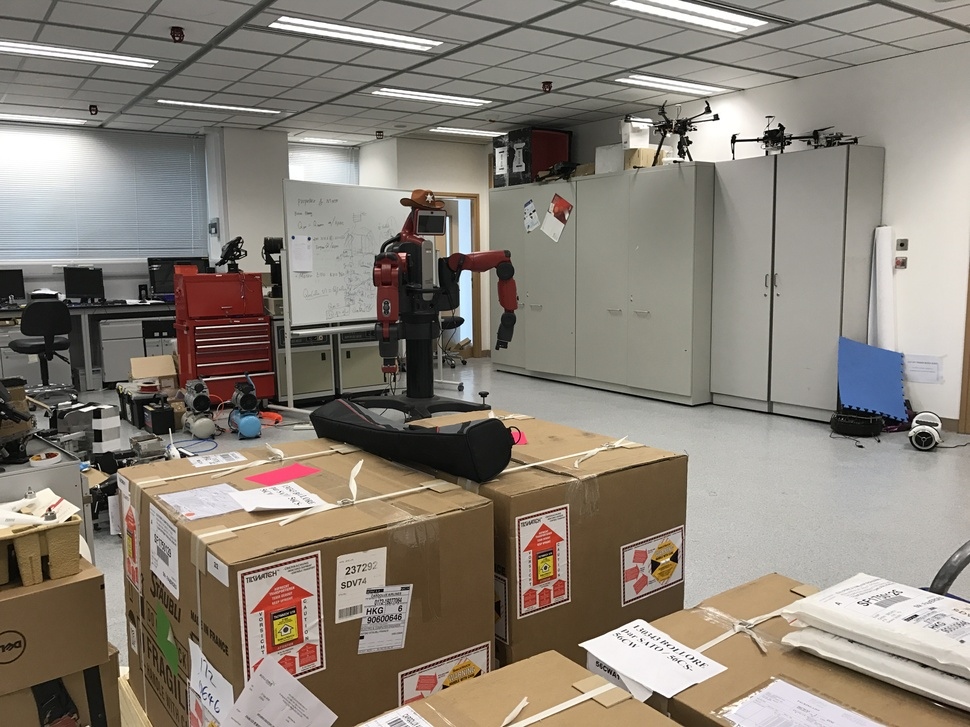
%> input picture 2D image transforms/panorama/_m.JPG, 970 x 727 px, shrunk from 4032 x 3024 before the run
$ octave lab_panorama.m   (GNU Octave 9; MATLAB toolbox functions it lacks are replaced by stand-ins)
%> lines starting %> are read from the running program, lines starting %| are printed output that depends on the picture
I2 = imread('_m.jpg');
%> I2 is the input picture: size 727x970x3 uint8; mean R, G, B 138, 129.9, 119.7
I2 = rgb2gray(I2);
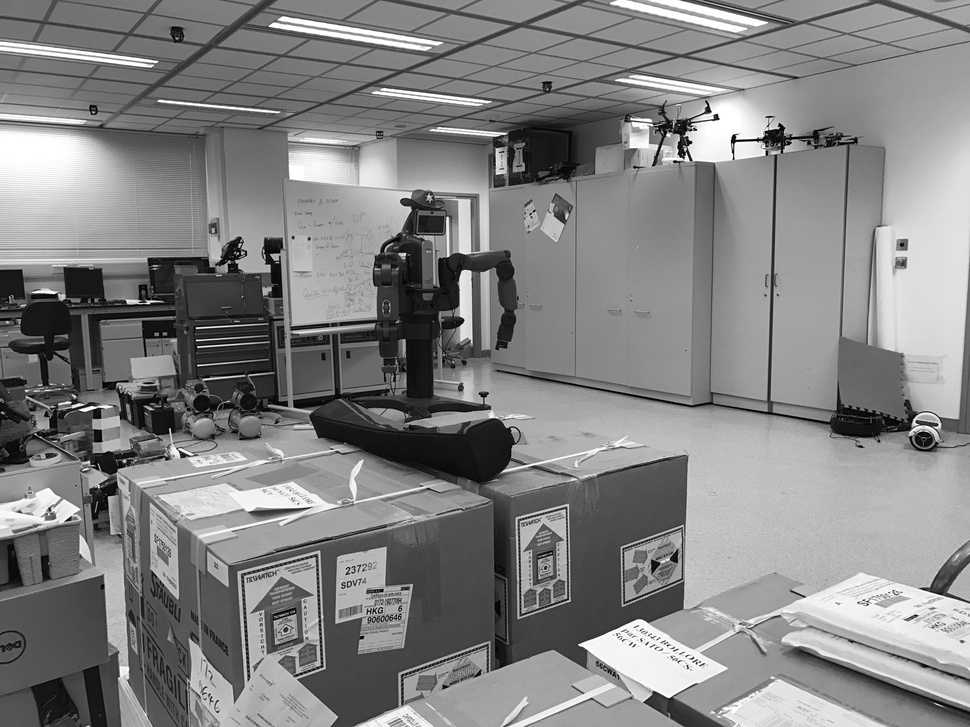
%> I2: size 727x970 uint8; min 0, max 255, mean 131.2
I1 = imread('_l.jpg');
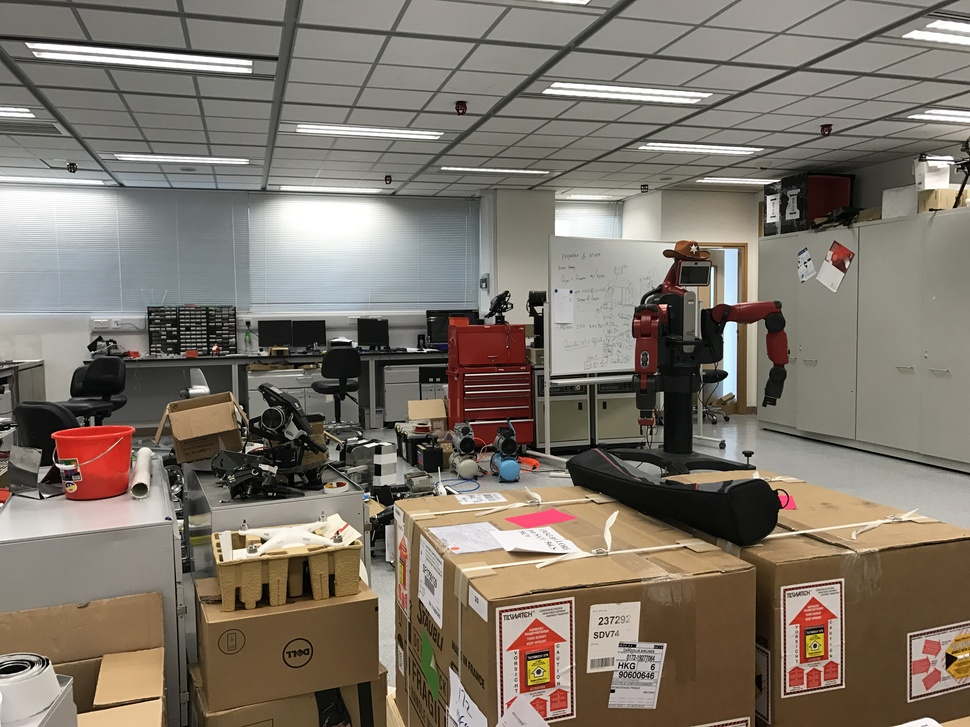
%> input picture 2D image transforms/panorama/_l.JPG, 970 x 727 px, shrunk from 4032 x 3024 before the run
%> I1 is the input picture: size 727x970x3 uint8; mean R, G, B 126.3, 117.2, 106.4
I1 = rgb2gray(I1);
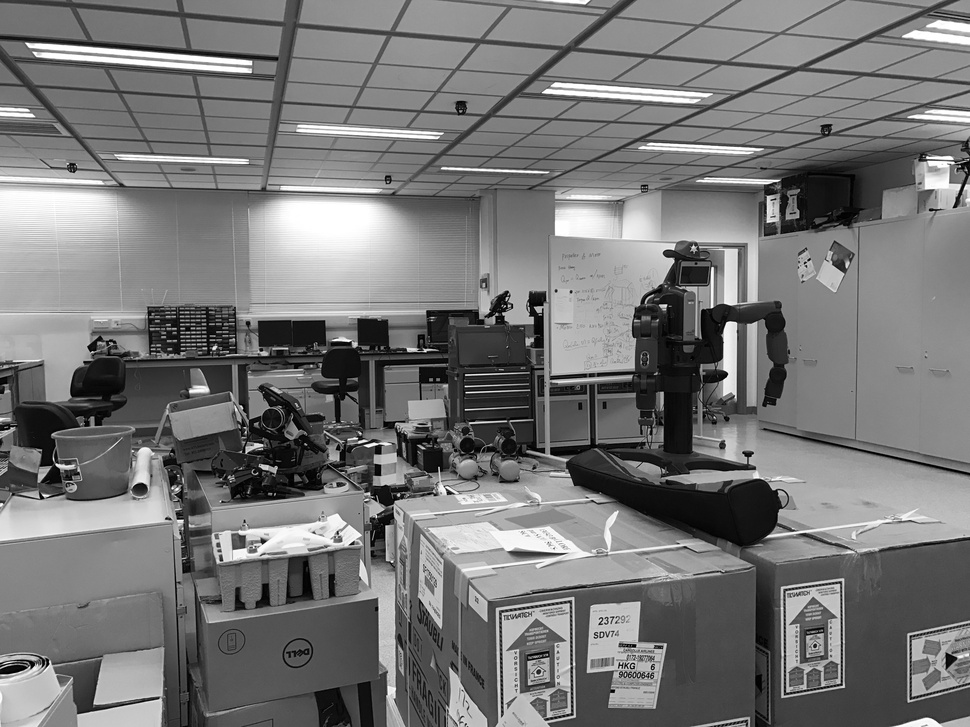
%> I1: size 727x970 uint8; min 0, max 255, mean 118.7
I3 = imread('_r.jpg');
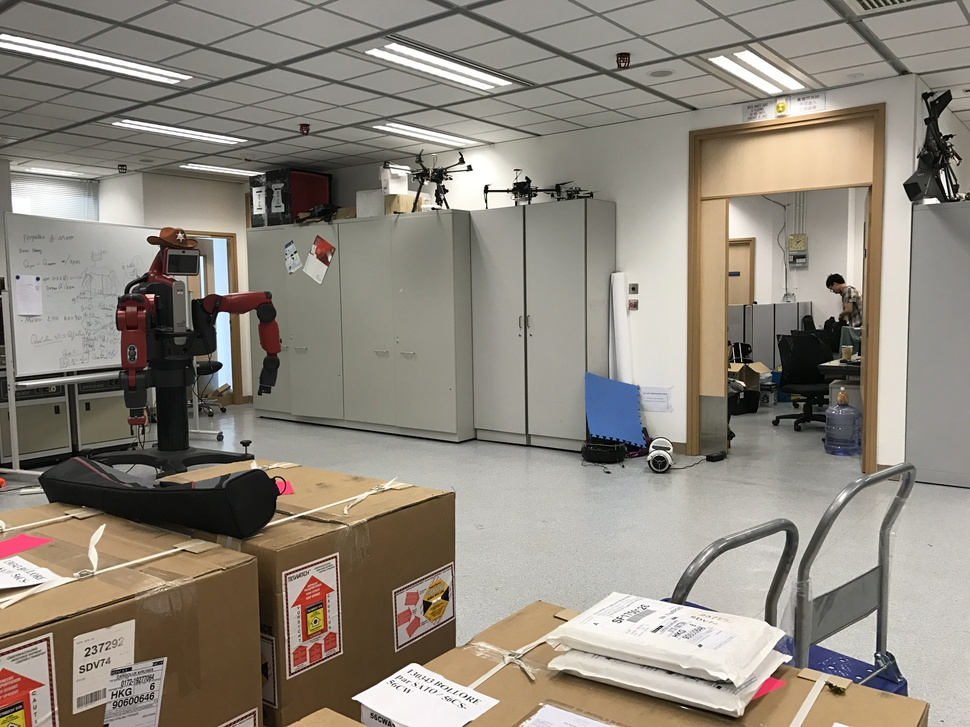
%> input picture 2D image transforms/panorama/_r.JPG, 970 x 727 px, shrunk from 4032 x 3024 before the run
%> I3 is the input picture: size 727x970x3 uint8; mean R, G, B 142.8, 135.5, 124.9
I3 = rgb2gray(I3);
%> I3: size 727x970 uint8

[H,W] = size(I2);
%> H = 727; W = 970

if ~exist('points12_lab.mat', 'file')
% Start the GUI to select corresponding points
[Pts1,Pts2] = cpselect(I1,I2, 'Wait', true);
save('points12_lab.mat', 'Pts1', 'Pts2');
else
load('points12_lab.mat');
end

t12 = fitgeotrans(Pts1,Pts2,'projective');

if ~exist('points32_lab.mat', 'file')
% Start the GUI to select corresponding points
[Pts3,Pts2] = cpselect(I3,I2, 'Wait', true);
save('points32_lab.mat', 'Pts3', 'Pts2');
else
load('points32_lab.mat');
end

t32 = fitgeotrans(Pts3,Pts2,'projective');

ref2Dinput = imref2d( ...
[H, 3*W], ... % Size of output image (rows, cols)
[-W, 2*W], ... % xWorldLimits
[1, H]); % yWorldLimits
I1Warp = imwarp(I1,t12, 'OutputView', ref2Dinput );
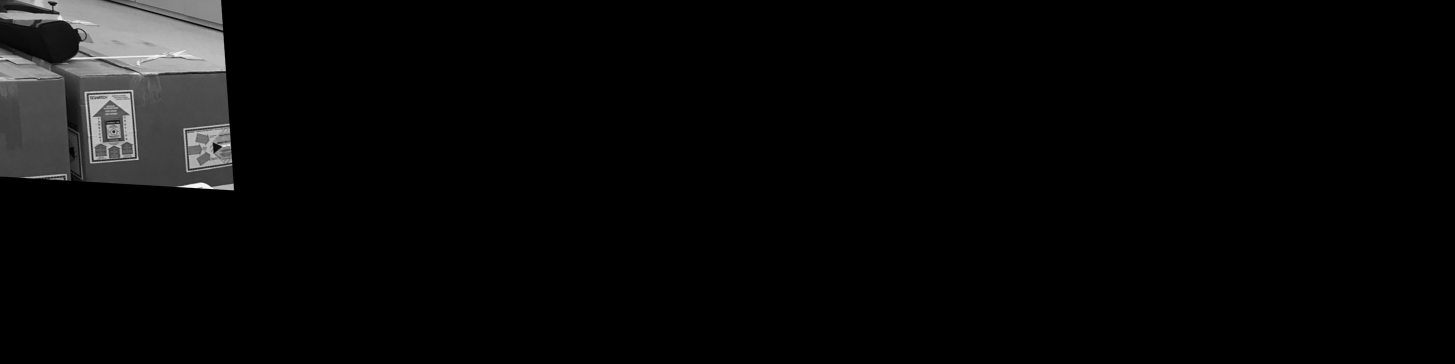
%> I1Warp: size 727x2910 uint8 (shown at 1/2 size); min 0, max 254, mean 8.1
I3Warp = imwarp(I3,t32, 'OutputView', ref2Dinput );
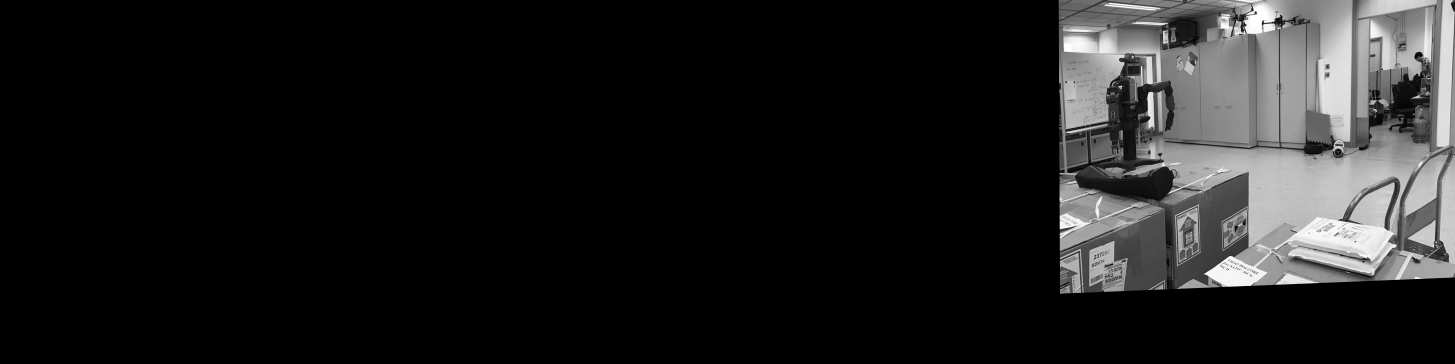
%> I3Warp: size 727x2910 uint8 (shown at 1/2 size); min 0, max 255, mean 29.1
Icombined = [I1Warp(:,1:W) I2 I3Warp(:,2*W+1:3*W)];
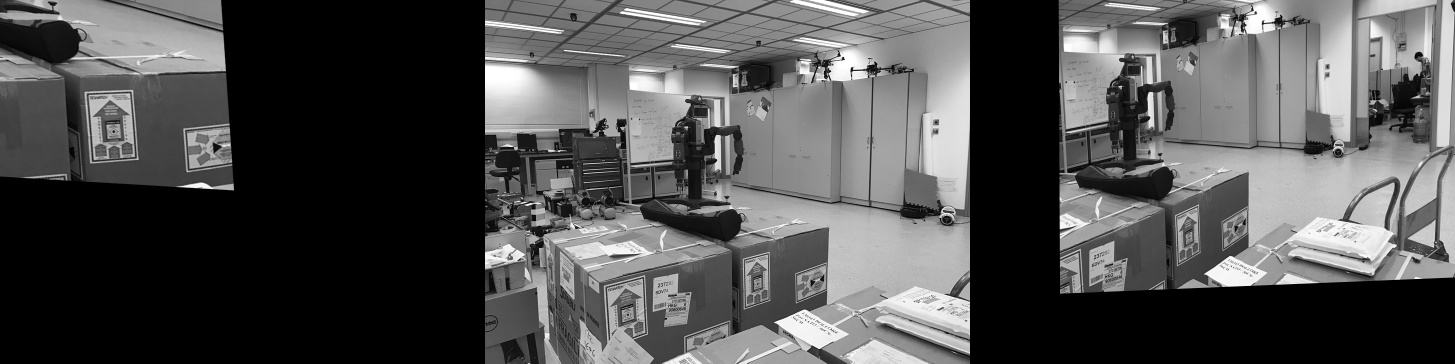
%> Icombined: size 727x2910 uint8 (shown at 1/2 size); min 0, max 255, mean 80.9
figure, imshow(Icombined, []);
